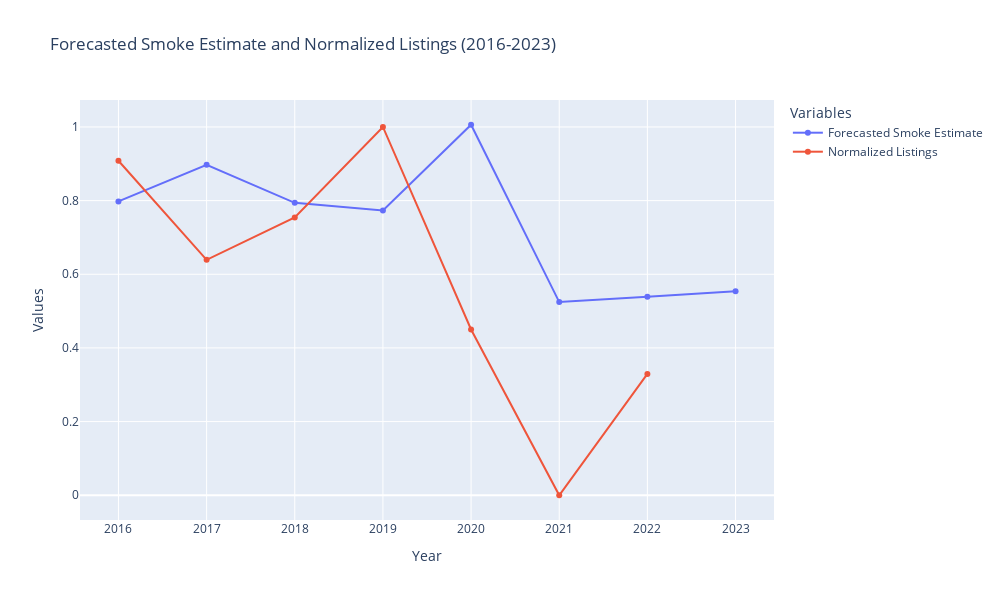

The code cell stored with this chart in its notebook:
### Markdown cell above
## Forecasted Smoke Estimate and Normalized Listings

This code filters the dataset to include only the years 2016–2023 and then visualizes two metrics—Forecasted Smoke Estimate and Normalized Listings—on the same chart. By plotting them together, it allows for a side-by-side comparison of how smoke levels and housing trends (adjusted for population) have changed over these years.

### Code cell
# Filter the data for the specified year range
filtered_data = annual_df[(annual_df['Year'] >= 2016) & (annual_df['Year'] <= 2023)]

# Create the figure
fig = go.Figure()

# Add traces for each column
fig.add_trace(go.Scatter(
    x=filtered_data['Year'],
    y=filtered_data['Forecasted_Smoke_Estimate'],
    mode='lines+markers',
    name='Forecasted Smoke Estimate'
))

fig.add_trace(go.Scatter(
    x=filtered_data['Year'],
    y=filtered_data['normalized_listings'],
    mode='lines+markers',
    name='Normalized Listings'
))

# Update the layout
fig.update_layout(
    title='Forecasted Smoke Estimate and Normalized Listings (2016-2023)',
    xaxis_title='Year',
    yaxis_title='Values',
    legend_title='Variables',
    height=600,
    width=1000
)

# Show the plot
fig.show()

### Figure 1 — Plotly figure (JSON) as saved in the notebook; plotly's stock layout.template omitted (floating-point values rounded to 4 significant figures)
{"data": [{"mode": "lines+markers", "name": "Forecasted Smoke Estimate", "type": "scatter", "x": [2016, 2017, 2018, 2019, 2020, 2021, 2022, 2023], "y": [0.7978, 0.897, 0.794, 0.7731, 1.006, 0.5245, 0.5391, 0.5537]}, {"mode": "lines+markers", "name": "Normalized Listings", "type": "scatter", "x": [2016, 2017, 2018, 2019, 2020, 2021, 2022, 2023], "y": [0.9082, 0.6392, 0.7543, 1, 0.45, 0, 0.3294, null]}], "layout": {"height": 600, "legend": {"title": {"text": "Variables"}}, "title": {"text": "Forecasted Smoke Estimate and Normalized Listings (2016-2023)"}, "width": 1000, "xaxis": {"title": {"text": "Year"}}, "yaxis": {"title": {"text": "Values"}}}}
